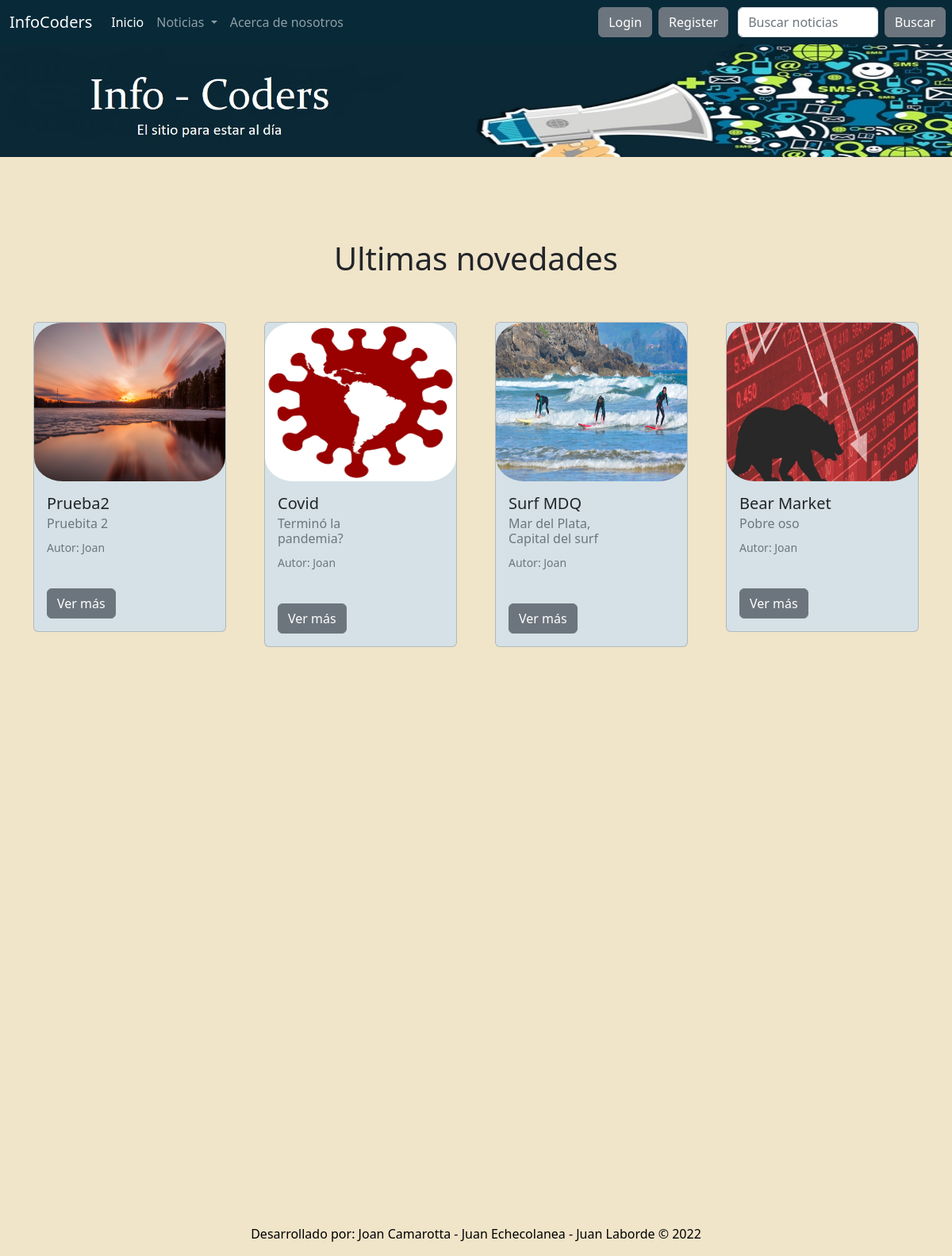
The page / on the database its author committed.
### blog/models.py (models this page shows, shortened)
class Note(models.Model):
    title = models.CharField(max_length=100, blank=True, null=True)
    subtitle = models.CharField(max_length=100)
    author = models.CharField(max_length=50)
    publish_date = models.DateField(default=now)
    text = models.TextField(blank=True)
    category = models.ForeignKey('Categoria', on_delete=models.CASCADE, related_name='blog')
    image = models.ImageField(upload_to='note_image', blank = True, null = True)
    is_active = models.BooleanField(default=True, blank = True)
    class Meta:
        verbose_name = 'Nota'
        verbose_name_plural = 'Notas'

### PFC/views.py (the view)
# urls.py: path('', index),
def index(request):
    inicio = Note.objects.all().order_by('-publish_date')[:4]
    return render(request, 'index.html', {'inicio': inicio})

### templates/index.html (shortened to what this page needs)
{% extends 'base.html' %}
{% load static%}
{% block content %}
<div>
<img src="/media/blog_de_noticias.jpg" class="img-fluid" alt="...">
</div>
<br>
<br>
{% endblock%}
{% block content2 %}
<h1
class="fw-bopld text-center py-5">
Ultimas novedades
</h1>
<div class="container px-8 px-lg-7 mt-5;" style="width: 1200px">
    <div class="row gx-4 gx-lg-5 row-cols-2 row-cols-md-3 row-cols-xl-4 justify-content-center">
      {% for note in inicio %}
        <div class="col mb-5">
            <div class="card h-40" style="background-color:#d5e1e6">
              {% if note.image %}
              <img class="img-fluid" src="{{note.image.url}}" style= "border-radius: 15%; border: 5px; width: 287px; height: 200px; position: relative;"/>
              {% endif %}
              <div class="col-md-8">
                <div class="card-body">
                  <h5 class="card-title">{{note.title}}</h5>
                  <h6 class="card-subtitle mb-2 text-muted">{{note.subtitle}}</h6>
                  <p class="card-text"><small class="text-muted">Autor: {{note.author}}</small></p>
                  <br>
                  <a href="/noticias/leer-noticia/{{note.id}}/" class="btn btn-secondary">Ver más</a>
                </div>
              </div>
            </div>
          </div>
          {% endfor %}
{% endblock %}

### templates/base.html (style rules this page uses)
body { background-color: #f0e4c9; margin: 0; }

### rows shown on the page
Note: image (picture), title "Prueba2", subtitle "Pruebita 2", author "Joan"
Note: image (picture), title "Covid", subtitle "Terminó la pandemia?", author "Joan"
Note: image (picture), title "Surf MDQ", subtitle "Mar del Plata, Capital del surf", author "Joan"
Note: image (picture), title "Bear Market", subtitle "Pobre oso", author "Joan"
